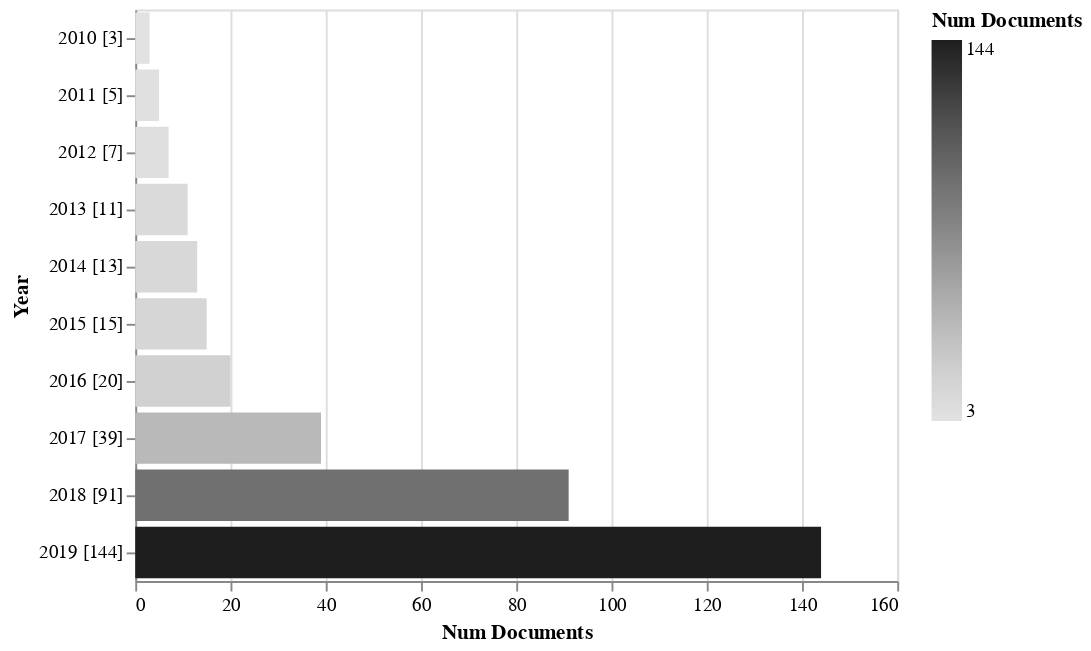

Source (notebook cell):
### Code cell
rdf.documents_by_year(cumulative=True).barhplot(library='altair')

### Figure 1 — Vega-Lite specification as saved in the notebook (floating-point values rounded to 4 significant figures)
{"$schema": "https://vega.github.io/schema/vega-lite/v3.4.0.json", "config": {"mark": {"tooltip": null}, "view": {"height": 300, "width": 400}}, "data": {"name": "data-39cc4f0c9870f7d6294d597d94cbdbce"}, "datasets": {"data-39cc4f0c9870f7d6294d597d94cbdbce": [{"ID": ["[*141*]", "[*142*]", "[*143*]"], "Num Documents": 3, "Year": "2010 [3]"}, {"ID": ["[*139*]", "[*140*]"], "Num Documents": 5, "Year": "2011 [5]"}, {"ID": ["[*137*]", "[*138*]"], "Num Documents": 7, "Year": "2012 [7]"}, {"ID": ["[*133*]", "[*134*]", "[*135*]", "[*136*]"], "Num Documents": 11, "Year": "2013 [11]"}, {"ID": ["[*131*]", "[*132*]"], "Num Documents": 13, "Year": "2014 [13]"}, {"ID": ["[*129*]", "[*130*]"], "Num Documents": 15, "Year": "2015 [15]"}, {"ID": ["[*124*]", "[*125*]", "[*126*]", "[*127*]", "[*128*]"], "Num Documents": 20, "Year": "2016 [20]"}, {"ID": ["[*105*]", "[*106*]", "[*107*]", "[*108*]", "[*109*]", "[*110*]", "[*111*]", "[*112*]", "[*113*]", "[*114*]", "[*115*]", "[*116*]", "[*117*]", "[*118*]", "[*119*]", "[*120*]", "[*121*]", "[*122*]", "[*123*]"], "Num Documents": 39, "Year": "2017 [39]"}, {"ID": ["[*53*]", "[*54*]", "[*55*]", "[*56*]", "[*57*]", "[*58*]", "[*59*]", "[*60*]", "[*61*]", "[*62*]", "[*63*]", "[*64*]", "[*65*]", "[*66*]", "[*67*]", "[*68*]", "[*69*]", "[*70*]", "[*71*]", "[*72*]", "[*73*]", "[*74*]", "[*75*]", "[*76*]", "[*77*]", "[*78*]", "[*79*]", "[*80*]", "[*81*]", "[*82*]", "[*83*]", "[*84*]", "[*85*]", "[*86*]", "[*87*]", "[*88*]", "[*89*]", "[*90*]", "[*91*]", "[*92*]", "[*93*]", "[*94*]", "[*95*]", "[*96*]", "[*97*]", "[*98*]", "[*99*]", "[*100*]", "[*101*]", "[*102*]", "[*103*]", "[*104*]"], "Num Documents": 91, "Year": "2018 [91]"}, {"ID": ["[*0*]", "[*1*]", "[*2*]", "[*3*]", "[*4*]", "[*5*]", "[*6*]", "[*7*]", "[*8*]", "[*9*]", "[*10*]", "[*11*]", "[*12*]", "[*13*]", "[*14*]", "[*15*]", "[*16*]", "[*17*]", "[*18*]", "[*19*]", "[*20*]", "[*21*]", "[*22*]", "[*23*]", "[*24*]", "[*25*]", "[*26*]", "[*27*]", "[*28*]", "[*29*]", "[*30*]", "[*31*]", "[*32*]", "[*33*]", "[*34*]", "[*35*]", "[*36*]", "[*37*]", "[*38*]", "[*39*]", "[*40*]", "[*41*]", "[*42*]", "[*43*]", "[*44*]", "[*45*]", "[*46*]", "[*47*]", "[*48*]", "[*49*]", "[*50*]", "[*51*]", "[*52*]"], "Num Documents": 144, "Year": "2019 [144]"}]}, "encoding": {"color": {"field": "Num Documents", "scale": {"scheme": "Greys"}, "type": "quantitative"}, "x": {"field": "Num Documents", "type": "quantitative"}, "y": {"field": "Year", "sort": {"field": "Num Documents:Q", "order": "descending"}, "type": "nominal"}}, "mark": "bar"}
